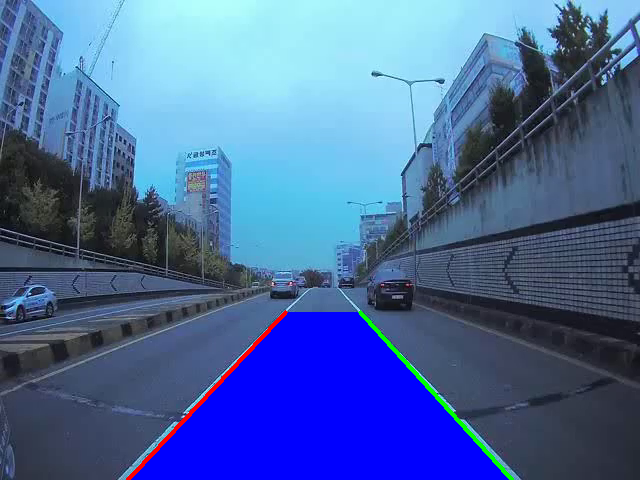
#> input picture answer.png, 640 x 480 px, given in place of sam_road.MOV, which was not available
$ python main.py
#> lines starting #> are read from the running program, lines starting #| are printed output that depends on the picture; after the words box and inside, x2 and y2 are one past the last pixel; in counts of white or black regions, pixels touching at a corner belong together
import cv2
import matplotlib.pyplot as plt
import numpy as np

cap = cv2.VideoCapture('sam_road.MOV')

while True:
    ret,frame = cap.read()
#> frame is the input picture: shape (480, 640, 3); mean B, G, R 157.6, 103.9, 73.6
    cv2.imwrite('frame_dinamo.png', frame)
    HSV = cv2.cvtColor(frame,cv2.COLOR_BGR2HSV)
#> HSV: shape (480, 640, 3); mean H, S, V 106.1, 120.6, 159.3
    H_orange = 52//2
    orange_lower = np.array([H_orange-5,30,40],dtype=np.uint8)
    orange_upper = np.array([H_orange+5,230,240],dtype=np.uint8)

    H_white = 125//2
    white_lower = np.array([H_white-10,10,110],dtype=np.uint8)
    white_upper = np.array([H_white+10,30,200],dtype=np.uint8)

    ROI = np.zeros(frame.shape,np.uint8)
    y,x = frame.shape[:2]
#> y = 480; x = 640
    # pts = np.array([[0,y],[x,y],[5*x//8,int(y*0.6)],[4*x//10,int(y*0.6)]])
    pts = np.array([[0,y-100],[x,y-100],[5*x//8,int(y*0.65)],[4*x//10,int(y*0.65)]])
    ROI = cv2.fillPoly(ROI,[pts],(255,255,255))
    ROI_img = cv2.bitwise_and(frame,ROI)
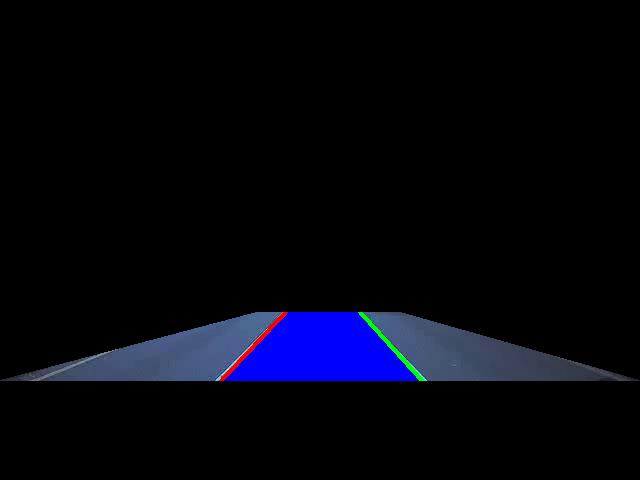
#> ROI_img: shape (480, 640, 3); mean B, G, R 14, 5, 4.2

    HSV_ROI = cv2.cvtColor(ROI_img,cv2.COLOR_BGR2HSV)
#> HSV_ROI: shape (480, 640, 3); mean H, S, V 9.9, 14, 14.7
    thresh_orange = cv2.inRange(HSV_ROI,orange_lower,orange_upper)
#> thresh_orange: shape (480, 640); every value is 0
    thresh_white = cv2.inRange(HSV_ROI,white_lower,white_upper)
    roads = cv2.add(thresh_orange,thresh_white)
    roads = cv2.morphologyEx(roads, cv2.MORPH_OPEN, np.ones((3,3),np.uint8))

    # adge = cv2.Canny(roads,300,400)
    linesP = cv2.HoughLinesP(roads,1,np.pi/180,threshold=10,minLineLength=5,maxLineGap=30)
#> linesP = None

    rightSlope = []
    leftSlope = []
    rightIntercept = []
    leftIntercept = []

#> (the run stopped early here; a loop or call above may not have finished)

$ run again, on frame.png
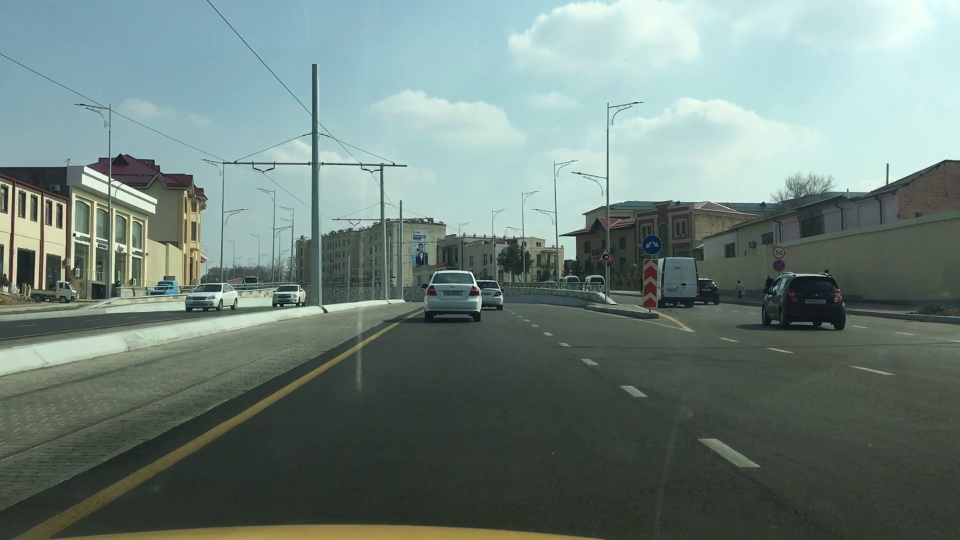
#> input picture frame.png, 1920 x 1080 px, given in place of sam_road.MOV, which was not available (shown at 1/2 size)
#> frame is the input picture: shape (1080, 1920, 3); mean B, G, R 123.8, 130.1, 111.8
#> HSV: shape (1080, 1920, 3); mean H, S, V 72, 45, 132
#> HSV_ROI: shape (1080, 1920, 3); mean H, S, V 10.2, 6.7, 9.6
#> `thresh_orange = cv2.inRange(HSV_ROI,orange_lower,orange_upper)`:
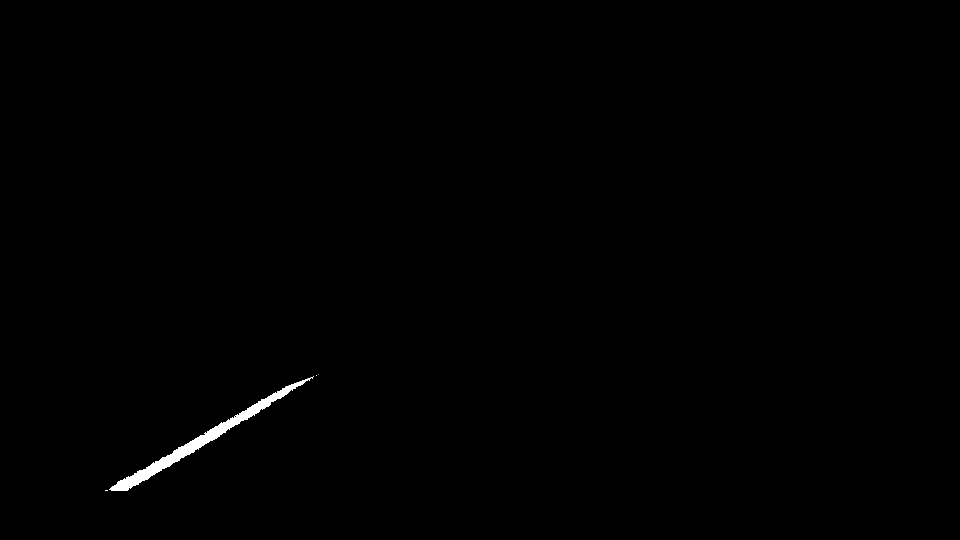
#> thresh_orange: shape (1080, 1920) (shown at 1/2 size); 0.4% white; 4 white regions (3 under 20 px), largest, box (x1, y1, x2, y2) and area: (218, 753, 628, 981) 8203
#> thresh_white: shape (1080, 1920); 0.05% white; 16 white regions (8 under 20 px), largest, box (x1, y1, x2, y2) and area: (1241, 771, 1294, 793) 372, (1440, 882, 1487, 912) 250, (1162, 718, 1197, 730) 168
#> linesP = 74 rows, first 6: [222, 980, 596, 764], [245, 980, 617, 757], [348, 900, 590, 766], [243, 980, 613, 758], [223, 980, 602, 762], [253, 980, 605, 769]
#> the loop `for line in linesP:` made 74 passes
#> after the loop `for line in linesP:`: leftIntercept = 32 values, max 1240 at index 30, min 1092 at index 7, mean 1127.5; leftSlope = 32 values, max -0.554 at index 2, min -1.13 at index 30, mean -0.638; rightIntercept = 38 values, max 576 at index 36, min -285.4 at index 27, mean 30.42; rightSlope = 38 values, max 1 at index 36, min 0.242 at index 31, mean 0.619
#> leftavgSlope = -0.638
#> leftavgIntercept = 1127.5
#> rightavgSlope = 0.619
#> rightavgIntercept = 30.42
#> left_line_x1 = 667
#> left_line_x2 = 74
#> right_line_x1 = 1084
#> right_line_x2 = 1694
#> `pts = np.array([[left_line_x1,int(0.65*y)],[left_line_x2,y],[right_lin..`: pts = [[667, 702], [74, 1080], [1694, 1080], [1084, 702]]
#> `frame = cv2.resize(frame, (h//2,w//2))`:
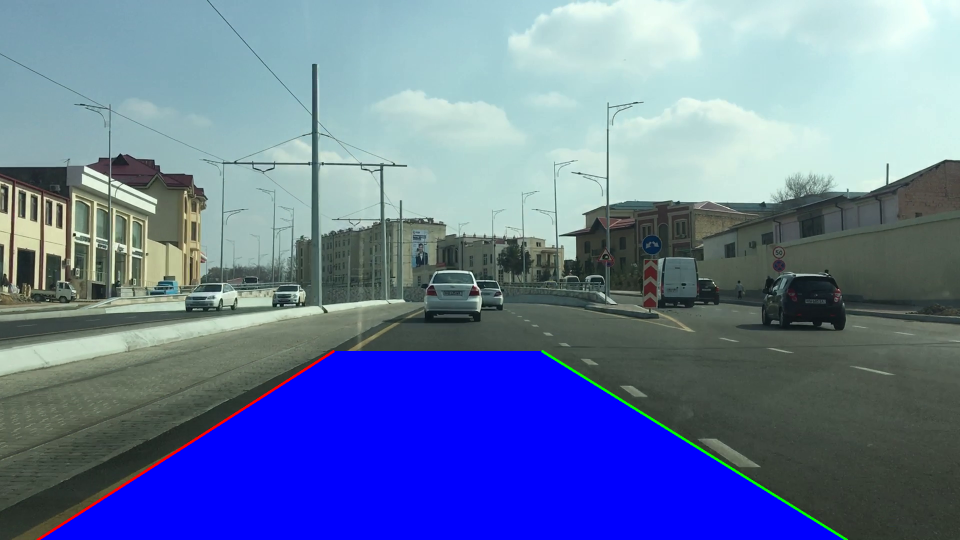
#> frame: shape (540, 960, 3); mean B, G, R 161.5, 119.4, 102.3
